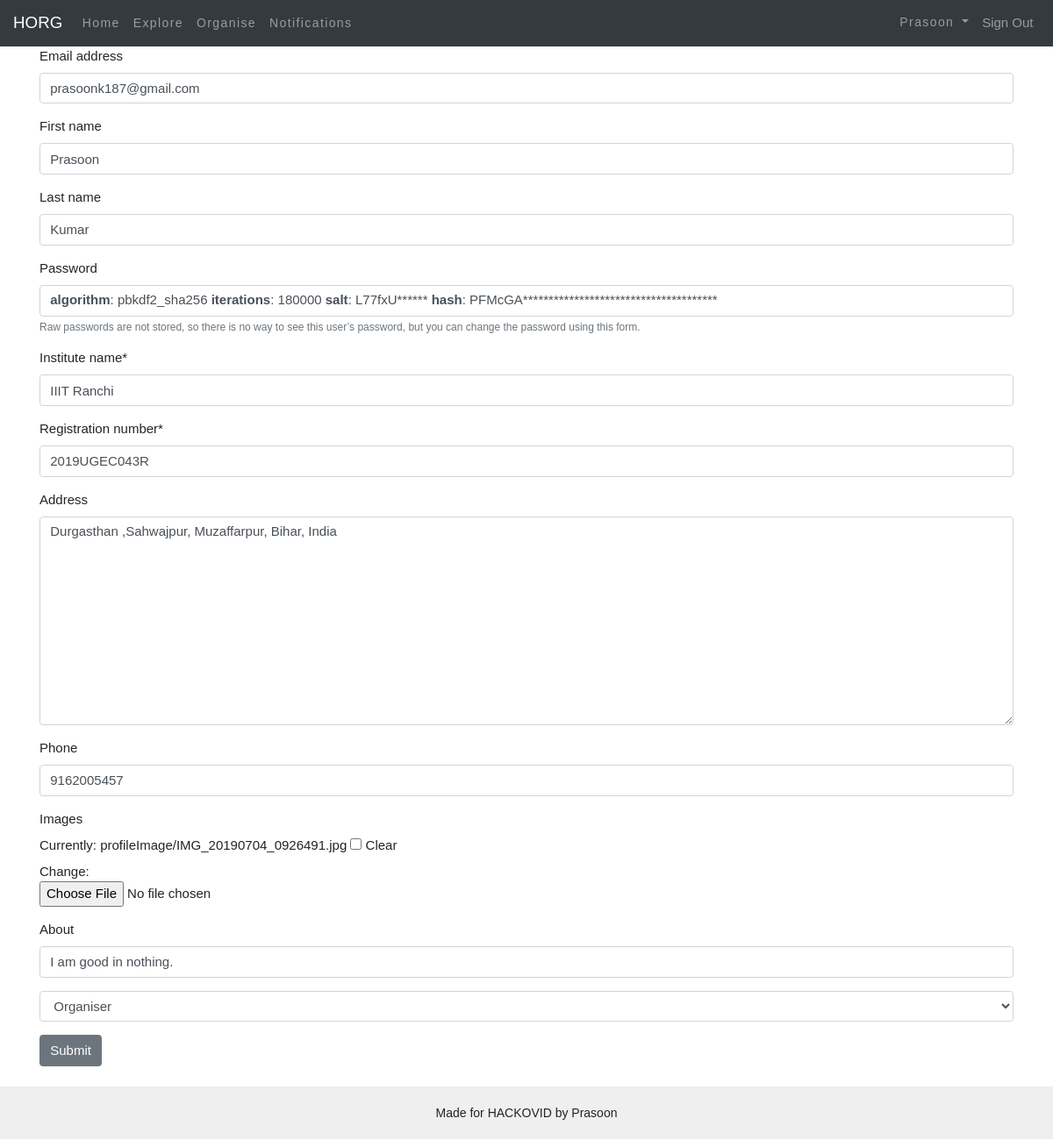
Page /account/profile/edit/ (signed in) on the committed database.
### main/models.py (models this page shows, shortened)
class UserProfile(models.Model):
    user = models.OneToOneField(User, on_delete=models.CASCADE)
    about = models.CharField(max_length=150, default='', blank=True)
    institute_name = models.CharField(max_length=100)
    registration_number = models.CharField(max_length=100)
    Address = models.CharField(max_length=100, blank=True)
    phone = models.CharField(max_length=10, blank=True)
    images = models.ImageField(upload_to='profileImage', blank=True, null=True)
    Job = models.IntegerField(choices=choices, default=2)

### main/views.py (the view)
# urls.py: path('account/profile/edit/', views.editProfileView, name='editProfile'),
def editProfileView(request):
    if request.method == 'POST':
        form = editProfileForm(request.POST, instance=request.user)
        profile_form = ProfileForm(request.POST, request.FILES, instance=request.user.userprofile)
        if form.is_valid() and profile_form.is_valid():
            user_form = form.save()
            custom_form = profile_form.save(commit=False)
            custom_form.user = user_form
            custom_form.save()
            return redirect('profile')
    else:
        form = editProfileForm(instance=request.user)
        profile_form = ProfileForm(instance=request.user.userprofile)
        args = {'form': form, 'profile_form': profile_form}
        return render(request, 'accounts/edit_profile.html', args)

### main/forms.py
class editProfileForm(UserChangeForm):
    class Meta:
        model = User
        fields = ('email',
                  'first_name',
                  'last_name',
                  'password',
                  )

class ProfileForm(forms.ModelForm):
    Job = forms.ChoiceField(choices=choices, label="", initial='', widget=forms.Select(), required=True)
    class Meta:
        model = UserProfile
        fields = ('institute_name', 'registration_number', 'Address', 'phone', 'images', 'about')
        widgets = {
            'Address': forms.Textarea(attrs={'class': 'input'}),
        }

### main/templates/accounts/edit_profile.html (shortened to what this page needs)
{% extends "base.html" %}
{% load crispy_forms_filters %}
{% load static %}
{% load crispy_forms_tags %}
{% block content %}
	<div class="container">
        <form method="post" novalidate>
            {{ form | crispy }}
            {{ profile_form | crispy }}
            <button class="btn btn-secondary" type="submit">Submit</button>
        </form>
    <br>
    </div>
{% endblock %}

### main/templates/base.html (shortened to what this page needs)
{% load static %}
<!DOCTYPE html>
<html lang="en">
<head>
    <link rel="stylesheet" href="{% static 'css/style.css' %}">
    <link rel="stylesheet" href="{% static 'css/bootstrap.min.css' %}">
    <link rel="stylesheet" href="{% static 'css/w3.css' %}">
    <link rel="stylesheet" type="text/css" href="{% static 'fonts/fontawesome-all.min.css' %}">
    <link href="https://maxcdn.bootstrapcdn.com/font-awesome/4.2.0/css/font-awesome.min.css" rel="stylesheet">
</head>
<body>
<div class="navig">
    <nav class="navbar navbar-expand-md bg-dark navbar-dark sticky-top">
        <a class="navbar-brand" href="#">HORG</a>
        <div id="navb" class="navbar-collapse collapse hide">
            <ul class="navbar-nav ">
                <li class="nav-item">
                    <a class="nav-link" href="{% url 'index' %}">Home</a>
                </li>
                <li class="nav-item">
                    <a class="nav-link" href="{% url 'main:allProdcat' %}">Explore</a>
                </li>
                <li class="nav-item">
                    <a class="nav-link" href="{% url 'publish' %}">Organise</a>
                </li>
                <li class="nav-item">
                    <a class="nav-link" href="#">Notifications</a>
                </li>
            </ul>
            <ul class="nav navbar-nav ml-auto">
                {% if request.user.is_authenticated and request.user.first_name %}
                    <li class="nav-item dropdown">
                        <a class="nav-link dropdown-toggle" href="{% url 'profile' %}" id="navbarDropdown" role="button"
                           data-toggle="dropdown" aria-haspopup="true" aria-expanded="false">
                            {{ request.user.first_name }}
                        </a>
                    </li>
                    <li>
                        <a class="nav-link" href="{% url 'signout' %}" aria-haspopup="true"
                           aria-expanded="false">Sign Out</a>
                    </li>
                {% endif %}
            </ul>
        </div>
    </nav>
    {% block content %}
    {% endblock %}
    <div class="my_footer bg-secondary">
        <p class="my_footer p">Made for HACKOVID by Prasoon</p>
    </div>
</div>
</body>
</html>

### static/css/style.css (style rules this page uses)
body { font-family: 'Roboto', sans-serif; }
* { box-sizing: border-box; }
body { font-family: Verdana, sans-serif; }
.nav-item { letter-spacing: .1em; font-size: 14px; }
.my_footer { background-color: #efefef; margin-bottom: 1px; height: 60px; margin-top: auto; position: relative; }
.my_footer p { padding-top: 20px; font-size: 14px; text-align: Center; }
* { -moz-box-sizing: border-box; -webkit-box-sizing: border-box; box-sizing: border-box; margin: 0; padding: 0; }

### static/css/w3.css (style rules this page uses)
*,*:before,*:after { box-sizing:inherit }
html { -ms-text-size-adjust:100%;-webkit-text-size-adjust:100% }
body { margin:0 }
article,aside,details,figcaption,figure,footer,header,main,menu,nav,section { display:block }
a { background-color:transparent }
b,strong { font-weight:bolder }
small { font-size:80% }
button,input,select,textarea,optgroup { font:inherit;margin:0 }
button,input { overflow:visible }
button,select { text-transform:none }
button,[type=button],[type=reset],[type=submit] { -webkit-appearance:button }
textarea { overflow:auto }
[type=checkbox],[type=radio] { padding:0 }
html,body { font-family:Verdana,sans-serif;font-size:15px;line-height:1.5 }
html { overflow-x:hidden }
a { color:inherit }

### rows in the picture
UserProfile: institute_name "IIIT Ranchi", registration_number "2019UGEC043R", Address "Durgasthan ,Sahwajpur, Muzaffarpur, Bihar, India", phone "9162005457", about "I am good in nothing.", Job "Organiser"

### other values in the picture
{{ request.user.first_name }} "Prasoon"
